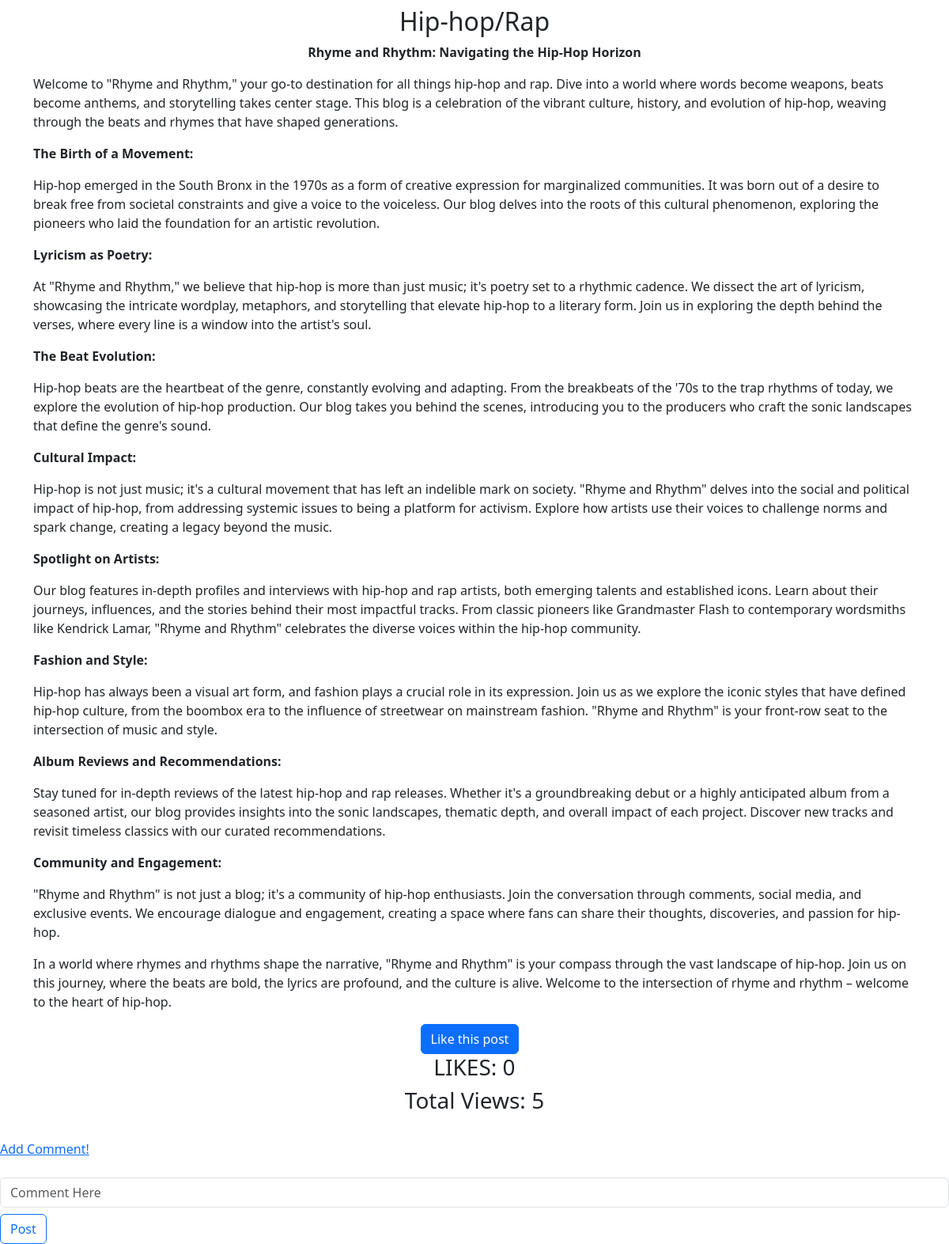
The app's page /add_comment/HipHop Rap/?blog_id=4, older data.
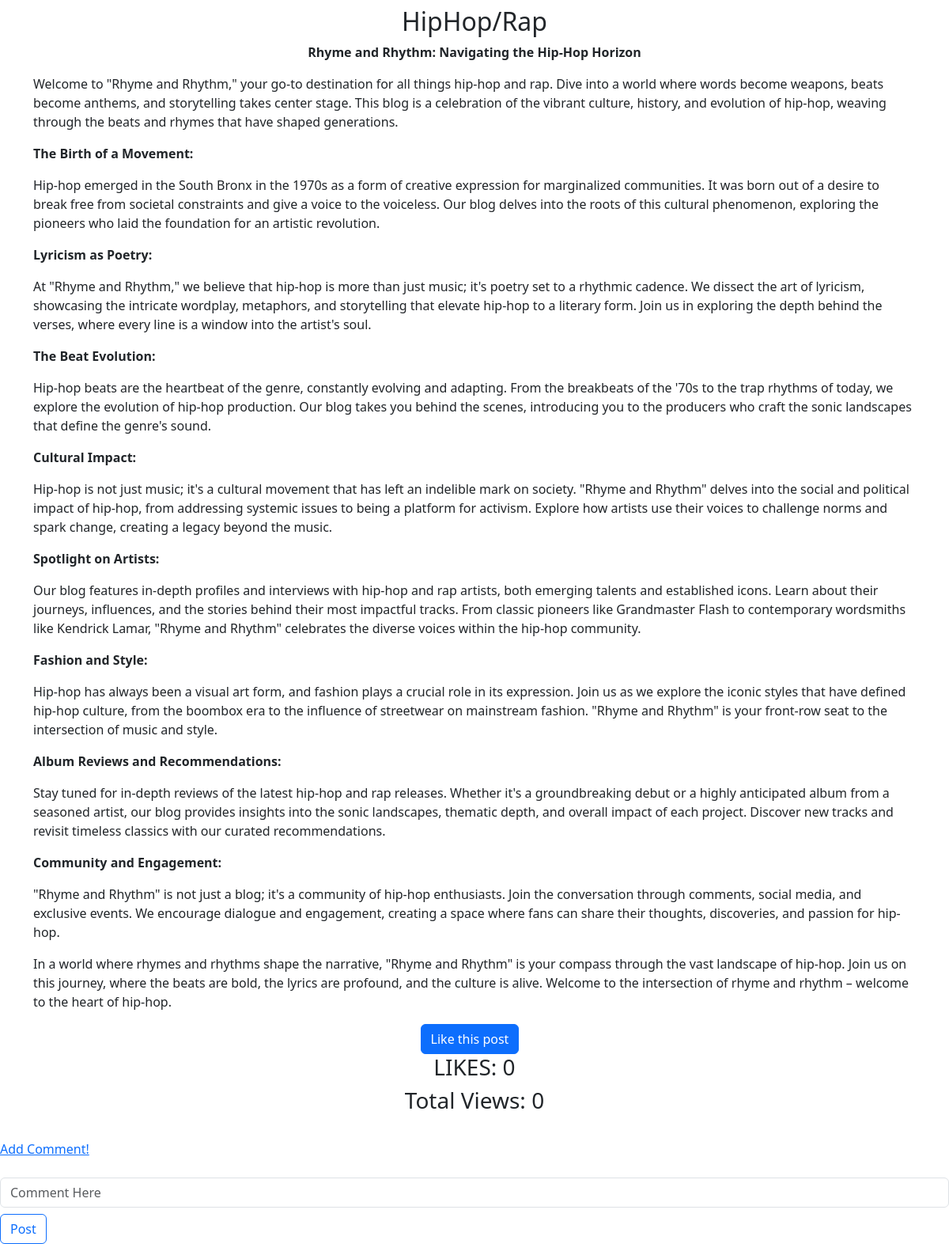
The same page, newer data.
### myblogs/models.py (models this page shows, shortened)
class blog_posts(models.Model):
    blog_name =models.CharField(max_length=100)
    cover_img=models.ImageField(upload_to='images/')
    blog_description=RichTextField()
    blog_cat=models.ForeignKey(Blog_Category,on_delete=models.CASCADE)
    like_count=models.IntegerField(default=0, null=True)
    views_count=models.IntegerField(default=0, null=True)
    blog_cat=models.ForeignKey(Blog_Category,on_delete=models.CASCADE)

### myblogs/views.py (the view, shortened to what this page needs)
# urls.py: path('add_comment/<str:blog_title>/',views.add_comment,name='add_comment'),
def add_comment(request,blog_title):
    Blog_id=request.GET.get('blog_id')
    print(Blog_id)
    obj=get_object_or_404(blog_posts, pk=Blog_id)
    if(request.method == 'GET'):
        redirect('home')
        return render(request,'myblogs/blog_details.html', {"obj":obj})

### myblogs/templates/myblogs/blog_details.html (shortened to what this page needs)
<!DOCTYPE html>
<html lang="en">
  <head>
    <link
      href="https://cdn.jsdelivr.net/npm/bootstrap@5.3.2/dist/css/bootstrap.min.css"
      rel="stylesheet"
    />
  </head>
  <body>
    <div class="container mt-2">
      <h2 class="text-center">{{ obj.blog_name }}</h2>
      {{ obj.blog_description | safe}}
    </div>
    <div class="container text-center">
      <a href="{% url 'add_like' obj.id %}" class="btn btn-primary"
        >Like this post</a
      >
      <span class="container text-center">
        <h3>LIKES: {{obj.like_count}}</h3>
        <h3>Total Views: {{obj.views_count}}</h3>
      </span>
    </div>
    <div class="form-group">
      <a href="{% url 'add_comment' obj.blog_name%}?blog_id={{obj.id}}">Add Comment!</a>
      <form method="post" action="">
        <input
          type="text"
          class="form-control mt-4"
          placeholder="Comment Here"
          id="comment"
          name="comment"
        />
        <button type="submit" class="btn btn-outline-primary mt-2">Post</button>
      </form>
    </div>
  </body>
</html>

Row changes from the older to the newer data that the page shows:
changed blog_posts: blog_name "Hip-hop/Rap" → "HipHop/Rap"; views_count "5" → "0"
